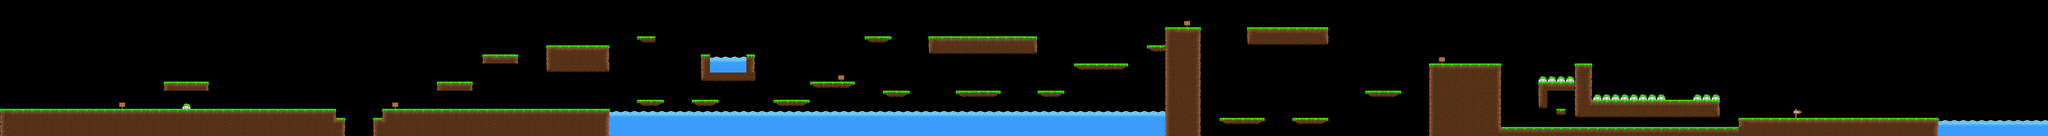

Below is a game level as drawn by its tile map, then a one-line description and the .tmx that defines it (tile-layer data replaced by summaries):
An orthogonal 225x15 tile map with 32x32 px tiles, 1 tile layer (graphics) and 69 objects.

<map version="1.0" orientation="orthogonal" renderorder="right-down" width="225" height="15" tilewidth="32" tileheight="32" nextobjectid="202">
 <tileset firstgid="1" name="greentileset" tilewidth="32" tileheight="32" tilecount="52" columns="13">
  <image source="greentileset.png" width="440" height="131" />
 </tileset>
 <layer name="graphics" width="225" height="15">
  <data>[3375 cells, 794 non-empty, 23 distinct tile ids]</data>
 </layer>
 <objectgroup name="quest" visible="0">
  <object id="10" x="416" y="1" width="29" height="383" />
  <object id="35" x="6497" y="2" width="33" height="477" />
  <object id="133" x="1378" y="3" width="33" height="382" />
  <object id="134" x="2945" y="0" width="26" height="380" />
  <object id="135" x="4161" y="-1" width="36" height="135" />
  <object id="191" x="5058" y="33" width="28" height="190" />
 </objectgroup>
 <objectgroup name="obstacle">
  <object id="15" x="644" y="364" width="24" height="19" />
  <object id="111" x="2147" y="405" width="1154" height="73" />
  <object id="112" x="3296" y="409" width="797" height="67" />
  <object id="113" x="4226" y="447" width="795" height="30" />
  <object id="132" x="1219" y="470" width="89" height="28" />
  <object id="167" x="2497" y="203" width="125" height="52" />
  <object id="190" x="5601" y="336" width="251" height="16" />
  <object id="199" x="5409" y="272" width="124" height="14" />
  <object id="200" x="5952" y="332" width="95" height="21" />
 </objectgroup>
 <objectgroup name="emoji_placeholders">
  <object id="121" x="639" y="256" width="31" height="28" />
  <object id="122" x="641" y="320" width="30" height="27" />
  <object id="123" x="2627" y="287" width="29" height="30" />
  <object id="125" x="3685" y="288" width="31" height="31" />
  <object id="127" x="3426" y="33" width="32" height="32" />
  <object id="128" x="4578" y="380" width="28" height="33" />
  <object id="129" x="4708" y="31" width="28" height="32" />
  <object id="153" x="2275" y="94" width="31" height="32" />
  <object id="192" x="5473" y="351" width="31" height="32" />
  <object id="201" x="5890" y="320" width="28" height="31" />
 </objectgroup>
 <objectgroup name="ground" visible="0">
  <object id="17" x="0" y="385" width="1182" height="96" />
  <object id="18" x="1184" y="416" width="29" height="62" />
  <object id="19" x="577" y="289" width="157" height="30" />
  <object id="20" x="1313" y="415" width="31" height="62" />
  <object id="21" x="1345" y="385" width="799" height="94" />
  <object id="22" x="1538" y="287" width="125" height="32" />
  <object id="23" x="1697" y="192" width="126" height="31" />
  <object id="24" x="1921" y="159" width="222" height="93" />
  <object id="29" x="3265" y="129" width="378" height="60" />
  <object id="30" x="4385" y="97" width="284" height="61" />
  <object id="31" x="5024" y="222" width="252" height="260" />
  <object id="33" x="6339" y="416" width="475" height="63" />
  <object id="36" x="4098" y="92" width="122" height="386" />
  <object id="83" x="2753" y="352" width="91" height="20" />
  <object id="85" x="3040" y="128" width="94" height="22" />
  <object id="86" x="3103" y="320" width="95" height="22" />
  <object id="87" x="3361" y="320" width="157" height="23" />
  <object id="88" x="3648" y="320" width="93" height="21" />
  <object id="89" x="3776" y="223" width="191" height="24" />
  <object id="90" x="4032" y="159" width="67" height="24" />
  <object id="95" x="2239" y="351" width="95" height="23" />
  <object id="104" x="2434" y="356" width="92" height="22" />
  <object id="105" x="4802" y="319" width="124" height="28" />
  <object id="107" x="2913" y="287" width="92" height="21" />
  <object id="108" x="4290" y="414" width="155" height="24" />
  <object id="109" x="4544" y="413" width="124" height="32" />
  <object id="154" x="2463" y="192" width="32" height="94" />
  <object id="160" x="2240" y="127" width="64" height="21" />
  <object id="161" x="2881" y="288" width="32" height="19" />
  <object id="165" x="2497" y="257" width="159" height="30" />
  <object id="166" x="2625" y="191" width="28" height="67" />
  <object id="169" x="2849" y="287" width="31" height="19" />
  <object id="170" x="2720" y="350" width="31" height="24" />
  <object id="177" x="5375" y="449" width="547" height="31" />
  <object id="180" x="5535" y="353" width="351" height="61" />
  <object id="183" x="5923" y="449" width="417" height="29" />
  <object id="184" x="6112" y="416" width="226" height="38" />
  <object id="185" x="5889" y="351" width="157" height="63" />
  <object id="189" x="5535" y="224" width="63" height="130" />
  <object id="193" x="5279" y="445" width="96" height="33" />
  <object id="196" x="5473" y="385" width="30" height="22" />
  <object id="197" x="5407" y="287" width="31" height="94" />
  <object id="198" x="5440" y="289" width="92" height="30" />
 </objectgroup>
 <objectgroup name="goal" visible="0">
  <object id="34" x="6496" y="-2" width="35" height="481" />
 </objectgroup>
</map>
